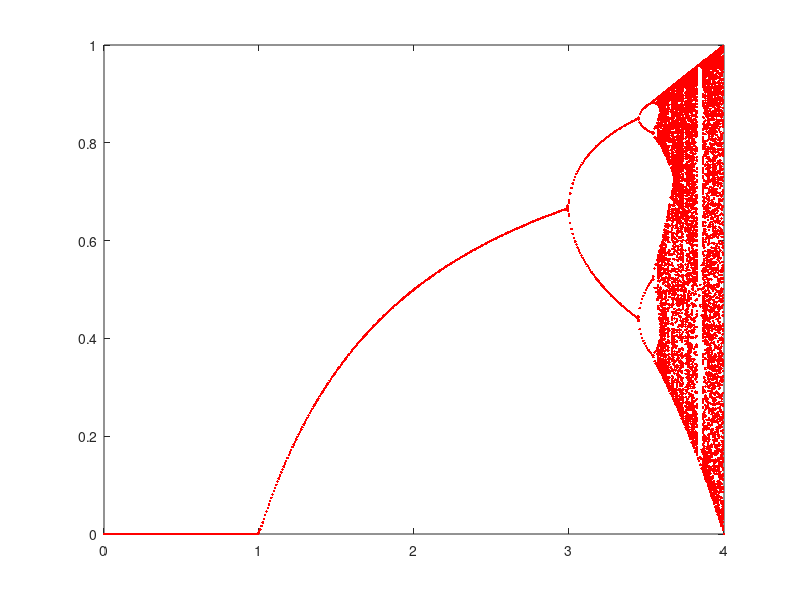

This chart was generated by the following MATLAB code:
function feigenbaum
	p=0; q=4; % Rango de variacion del parametro
	r=0; s=1; % Intervalo de valores de la iteracion
	h = (q-p)/500;
	X = zeros(1,100001); Y=X;
	j = 1;
	for a = p:h:q % Parámetro
		x = 0.5; % Estimacion Inicial
		for k=1:400 % Iterados
			x = a*x*(1-x);
			if k>200 % Dibuja el punto
				X(j) = a;
				Y(j) = x;
				j++;
			end
		end
		j-1;
	end

	clf();
	plot(X,Y,'.r')
	axis([p,q,r,s])
end